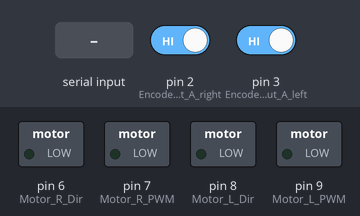
A sketch run on a simulated Arduino Uno, built with avr-gcc and run on an emulated ATmega328P. Parts: switched loads named in the sketch (green lamp = pin HIGH). The test bench sets the inputs (shaded band); at power-on: pin 2 (Encoder_output_A_right) HIGH, pin 3 (Encoder_output_A_left) HIGH. What the sketch prints to the serial monitor is not drawn.

Above: at 1.2 s.
1.3 s: "1,90\n" received over Serial
At 1.5 s:
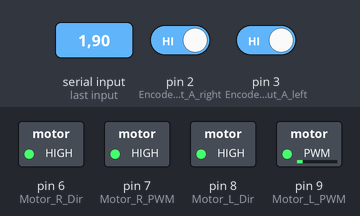
At 4.6 s:
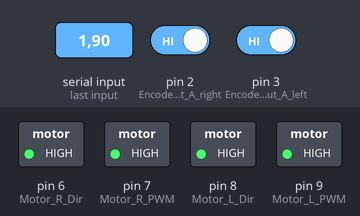
Timing chart, 0 to 6.1 s (numbered marks = the images above; inputs shaded):
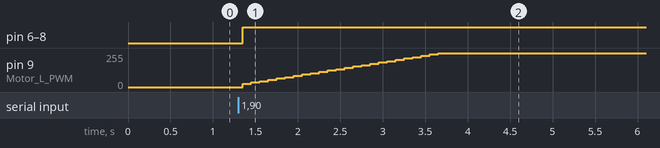

Measured:
- after the input at 1.3 s, pin 6 (Motor_R_Dir), pin 7 (Motor_R_PWM), pin 8 (Motor_L_Dir): LOW → HIGH after 0.05 s; pin 9 (Motor_L_PWM): moves from 0/255 to 255/255 over 2.3 s, starting after 0.05 s

The sketch:

arduinomega.ino
```cpp
#include <PID_v1.h>

#define Encoder_output_A_left 3  // pin2 of the Arduino
#define Encoder_output_B_left 5  // pin 3 of the Arduino
#define Encoder_output_A_right 2 // pin2 of the Arduino
#define Encoder_output_B_right 4 // pin 3 of the Arduino

#define Motor_R_Dir 6
#define Motor_R_PWM 7
#define Motor_L_Dir 8
#define Motor_L_PWM 9


#define Motor_ticks 3133 // Number of encoder ticks per revolution

long long Count_pulses_left = 0;
long long Count_pulses_right = 0;
long long previous_pulses_left = 0;
long long previous_pulses_right = 0;

double right_setpoint = 0.0;
double right_input = 0.0;
double right_output = 0.0;

double left_setpoint = 0.0;
double left_input = 0.0;
double left_output = 0.0;

double Kp_r = 15.0;
double Ki_r = 100.0;
double Kd_r = 0.01;
double Kp_l = 15.0;
double Ki_l = 100.0;
double Kd_l = 0.02;

PID rightMotor(&right_input, &right_output, &right_setpoint, Kp_r, Ki_r, Kd_r, DIRECT);
PID leftMotor(&left_input, &left_output, &left_setpoint, Kp_l, Ki_l, Kd_l, DIRECT);

unsigned long last_millis = 0;
const unsigned long interval = 50; // Control loop interval in milliseconds
const double time_interval = interval / 1000.0; // Time interval in seconds

void setup()
{
    pinMode(Encoder_output_A_left, INPUT);
    pinMode(Encoder_output_B_left, INPUT);
    pinMode(Encoder_output_A_right, INPUT);
    pinMode(Encoder_output_B_right, INPUT);

    pinMode(Motor_L_Dir, OUTPUT);
    pinMode(Motor_L_PWM, OUTPUT);
    pinMode(Motor_R_Dir, OUTPUT);
    pinMode(Motor_R_PWM, OUTPUT);

    attachInterrupt(digitalPinToInterrupt(Encoder_output_A_left), DC_Motor_Encoder_left, RISING);
    attachInterrupt(digitalPinToInterrupt(Encoder_output_A_right), DC_Motor_Encoder_right, RISING);

    rightMotor.SetMode(AUTOMATIC);
    leftMotor.SetMode(AUTOMATIC);

    leftMotor.SetOutputLimits(-255, 255);
    rightMotor.SetOutputLimits(-255, 255);
    Serial.begin(115200);
}

void loop()
{
    if (Serial.available() > 0)
    {
        String receivedData = Serial.readStringUntil('\n');

        int commaIndex = receivedData.indexOf(',');

        if (commaIndex != -1)
        {
            String left = receivedData.substring(0, commaIndex);
            String right = receivedData.substring(commaIndex + 1);

            left_setpoint = left.toFloat();  // Setpoint in rad/sec for left motor
            right_setpoint = right.toFloat(); // Setpoint in rad/sec for right motor
        }
    }

    unsigned long current_millis = millis();
    if (current_millis - last_millis >= interval)
    {
        // Calculate angular velocities from the difference in encoder pulses
        int pulse_difference_left = Count_pulses_left - previous_pulses_left;
        int pulse_difference_right = Count_pulses_right - previous_pulses_right;

        left_input = (pulse_difference_left * 2 * PI) / (Motor_ticks * time_interval);  // rad/sec
        right_input = (pulse_difference_right * 2 * PI) / (Motor_ticks * time_interval);  // rad/sec

        // Store the current pulse counts for the next iteration
        previous_pulses_left = Count_pulses_left;
        previous_pulses_right = Count_pulses_right;

        // Compute the PID outputs
        rightMotor.Compute();
        leftMotor.Compute();

        if(left_setpoint == 0.0)
            left_output = 0.0;
        if(right_setpoint == 0.0)
            right_output = 0.0;

        // Update motor control based on PID output
        controlMotor(Motor_L_Dir, Motor_L_PWM, left_output);
        controlMotor(Motor_R_Dir, Motor_R_PWM, right_output);

        double leftangle = Count_pulses_left * 2 * PI / Motor_ticks;
        double rightangle = Count_pulses_right * 2 * PI / Motor_ticks;

        String dataToSend = String(leftangle) + "," + String(rightangle);
        Serial.println(dataToSend);

//         String dataToSend = String(left_input) + "," + String(right_input) + "|" + String(left_output) + "," + String(right_output);
//         Serial.println(dataToSend);

        // Serial.print(Count_pulses_left);
        // Serial.print(",");
        // Serial.println(Count_pulses_right);

        last_millis = current_millis;
    }
}

void controlMotor(int dirPin, int pwmPin, double output)
{
    if (output > 0)
    {
        digitalWrite(dirPin, HIGH); // Set motor direction forward
        analogWrite(pwmPin, int(constrain(output, 0, 255))); // Generate PWM proportional to output (0 to 255)
    }
    else
    {
        digitalWrite(dirPin, LOW); // Set motor direction backward
        analogWrite(pwmPin, int(constrain(-output, 0, 255))); // Generate PWM proportional to the magnitude of the output
    }
}

void DC_Motor_Encoder_left()
{
    int b = digitalRead(Encoder_output_B_left);
    if (b > 0)
    {
        Count_pulses_left--;
    }
    else
    {
        Count_pulses_left++;
    }
}

void DC_Motor_Encoder_right()
{
    int b = digitalRead(Encoder_output_B_right);
    if (b > 0)
    {
        Count_pulses_right--;
    }
    else
    {
        Count_pulses_right++;
    }
}
```
